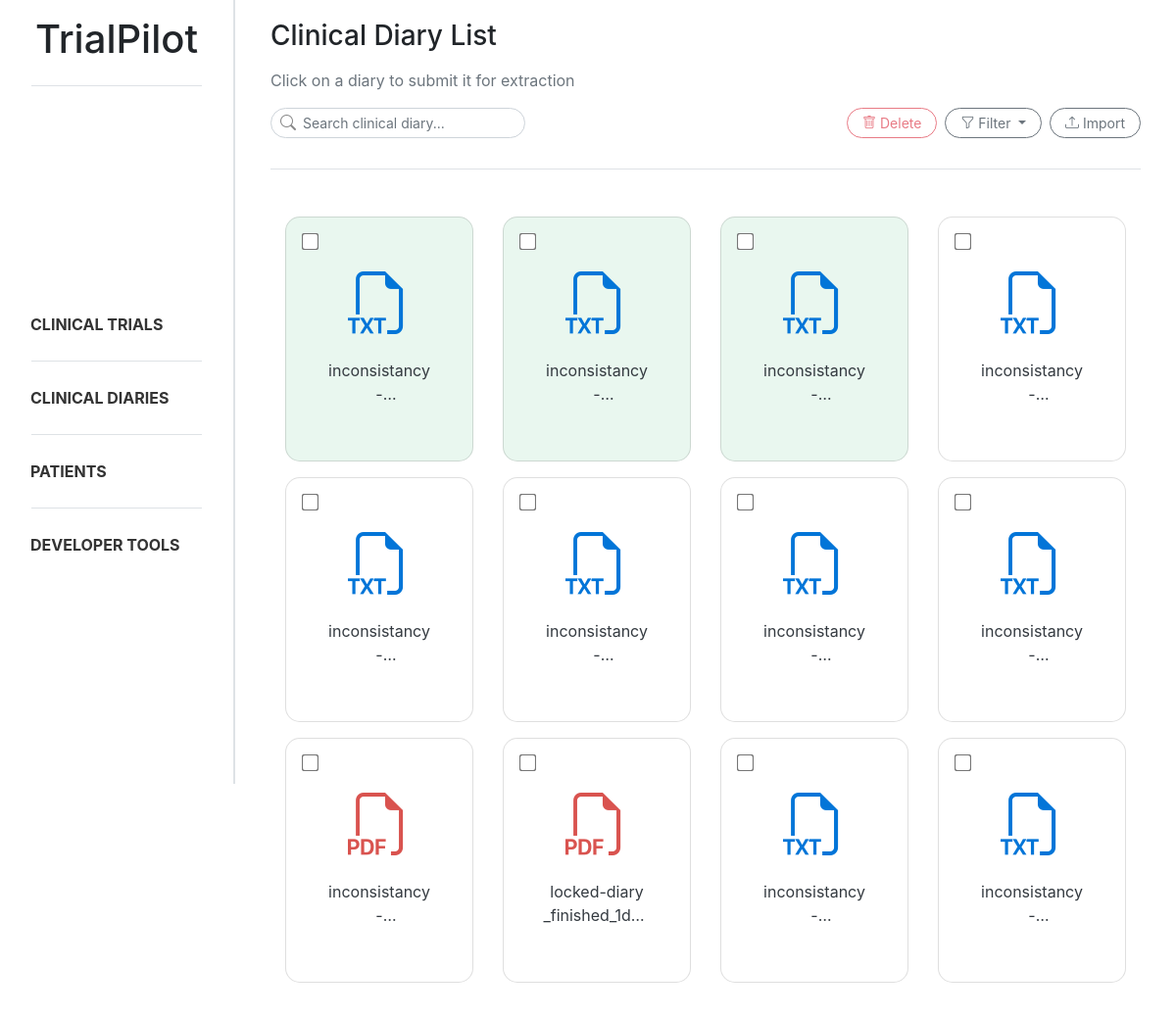
Page /diaries/ on the earlier database version.
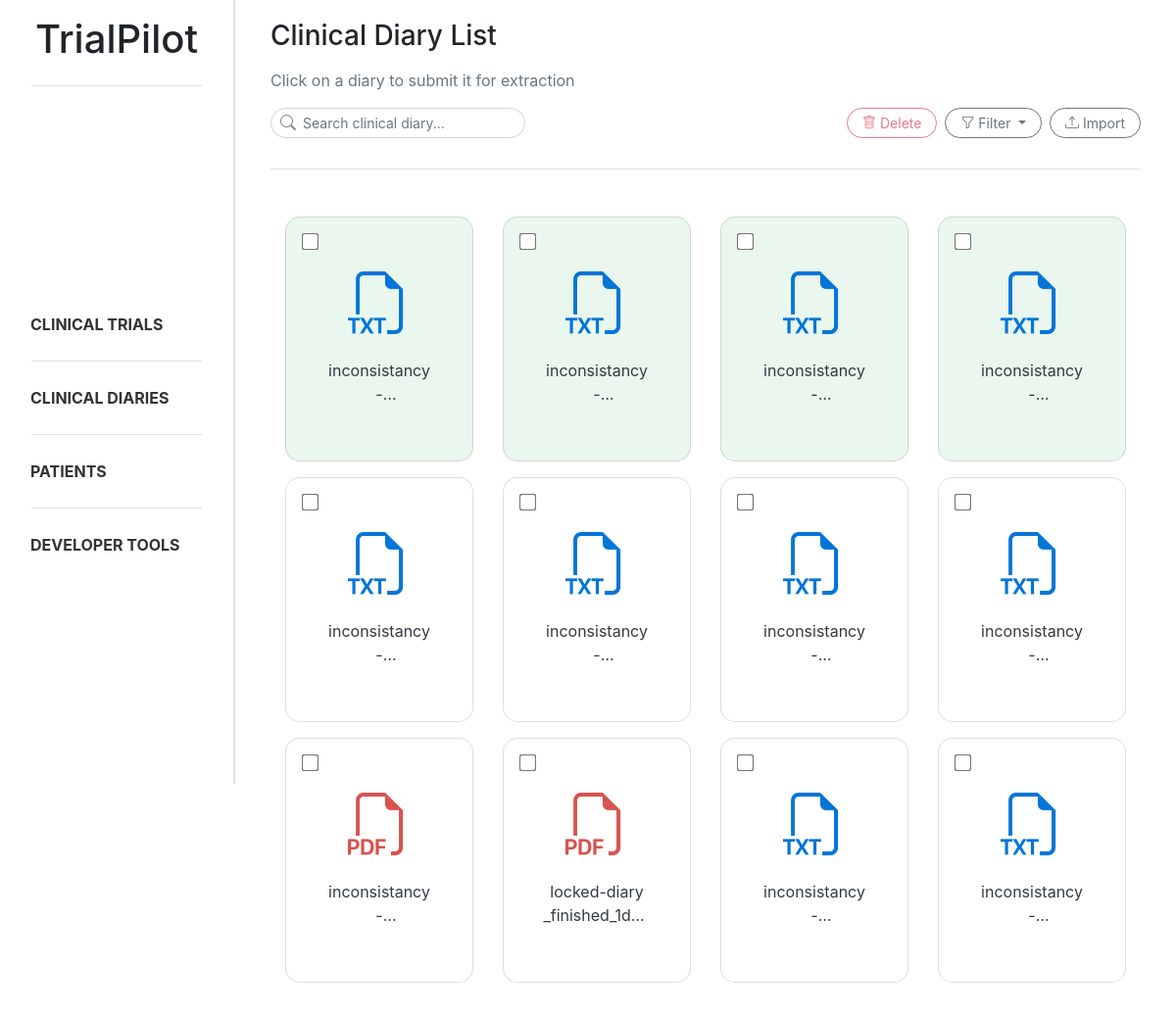
Same page on the later database version.
### trialpilot/views.py (the view)
# urls.py: path('diaries/', diary_list, name='diary_list'),
def diary_list(request):
    search = request.GET.get("search", "").strip()
    status = request.GET.get("status", "").strip()
    file_type = request.GET.get("file_type", "").strip().lower()
    diaries = Document.objects.filter(type=Document.DocumentType.CLINICAL_DIARY)
    if search:
        diaries = diaries.filter(title__icontains=search)
    if status == "extracted":
        diaries = diaries.filter(extracted=True)
    elif status == "not_extracted":
        diaries = diaries.filter(extracted=False)
    diary_data = []
    for diary in diaries:
        if "." in diary.title:
            original_name, ext = diary.title.rsplit('.', 1)
            ext = ext.lower()
        else:
            ext = ""
        if file_type and ext != file_type:
            continue
        diary_data.append((diary, ext))
    return render(request, 'trialpilot/diary_list.html', {
        'diary_data': diary_data,
        'search': search,
        'status': status,
        'file_type': file_type,
    })

### trialpilot/templates/trialpilot/diary_list.html (shortened to what this page needs)
{% extends "trialpilot/base.html" %}
{% block content %}
<div class="d-flex flex-column mb-4 ml-3 mr-3">
    <h3 class="mb-3">Clinical Diary List</h3>
    <p class="text-muted">Click on a diary to submit it for extraction</p>
    <div class="d-flex justify-content-between align-items-center mb-3">
        <form method="GET">
            <div class="position-relative" style="width:260px">
                <i class="bi bi-search position-absolute"
                    style="left:10px; top:50%; transform:translateY(-50%); color:#888;"></i>
                <input type="text" name="search" value="{{ search }}" class="form-control form-control-sm rounded-ui"
                    style="padding-left: 32px;" placeholder="Search clinical diary...">
            </div>
        </form>
        <div class="d-flex gap-2">
            <button id="deleteBtn" data-url="{% url 'diary_remove' %}" class="btn btn-outline-danger btn-sm rounded-ui"
                style="margin-right: 0.5rem;" disabled>
                <i class="bi bi-trash"></i>
                Delete
            </button>
            <div class="dropdown" style="margin-right: 0.5rem;">
                <button class="btn btn-outline-secondary btn-sm rounded-ui dropdown-toggle" type="button"
                    data-bs-toggle="dropdown" aria-expanded="false">
                    <i class="bi bi-funnel"></i>
                    Filter
                </button>
            </div>
            <button class="btn btn-outline-secondary btn-sm rounded-ui" data-bs-toggle="modal"
                data-bs-target="#uploadModal">
                <i class="bi bi-upload"></i>
                Import
            </button>
        </div>
    </div>
    <div class="sidebar-divider mb-4"></div>
</div>
<div class="row g-3 ml-3 mr-3">
    {% for diary, extension in diary_data %}
    <div class="col-6 col-md-4 col-lg-3 mb-3">
        <div class="text-decoration-none diary-card-trigger" data-diary-id="{{ diary.id }}"
            data-diary-title="{{ diary.title }}" data-diary-extracted="{{ diary.extracted }}">
            <div
                class="card text-center shadow-sm doc-card h-100 position-relative {% if diary.extracted %} doc-extracted {% endif %}">
                <input type="checkbox" class="form-check-input position-absolute top-0 start-0 m-2 doc-checkbox"
                    value="{{ diary.id }}">
                <div class="card-body">
                    {% if extension == "pdf" %}
                    <i class="bi bi-filetype-pdf" style="font-size: 4rem; color:#d9534f;"></i>
                    {% else %}
                    <i class="bi bi-filetype-txt" style="font-size: 4rem; color:#0275d8;"></i>
                    {% endif %}
                    <p class="mt-2 text-dark doc-title" title="{{ diary.title }}">
                        {{ diary.title }}
                    </p>
                </div>
            </div>
        </div>
    </div>
    {% endfor %}
</div>
{% endblock %}

Differences in the rows shown:
changed Document "inconsistancy-diary_patient_4_294d5d2e44fb4f71a761431b77a96212.txt": extracted False → True (drawn)
